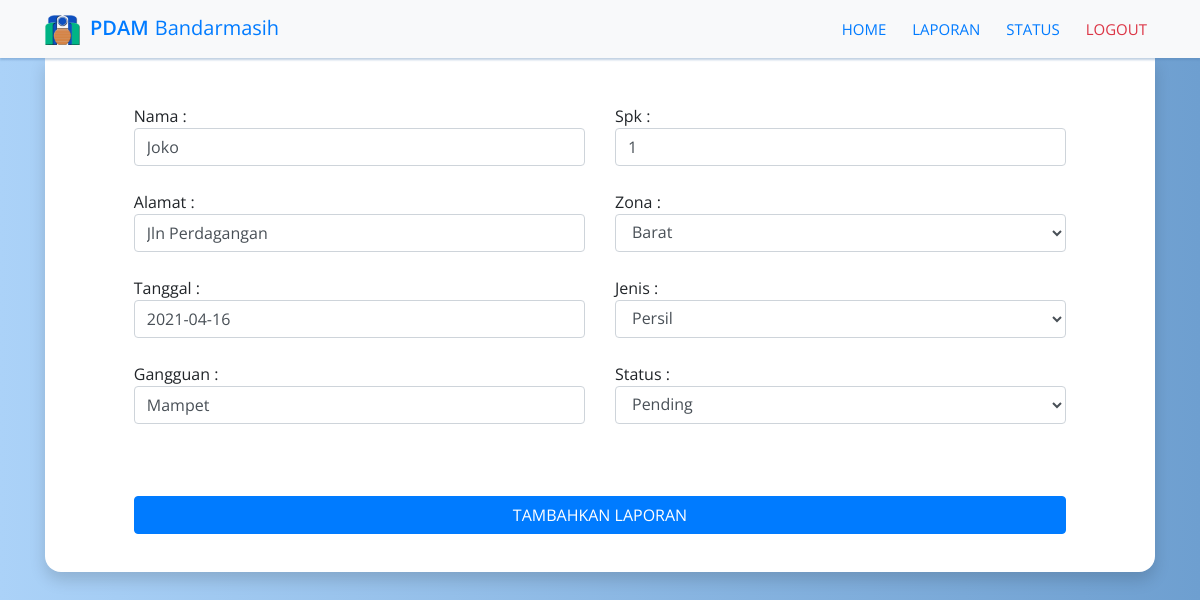
The app's page /update/1/, older data.
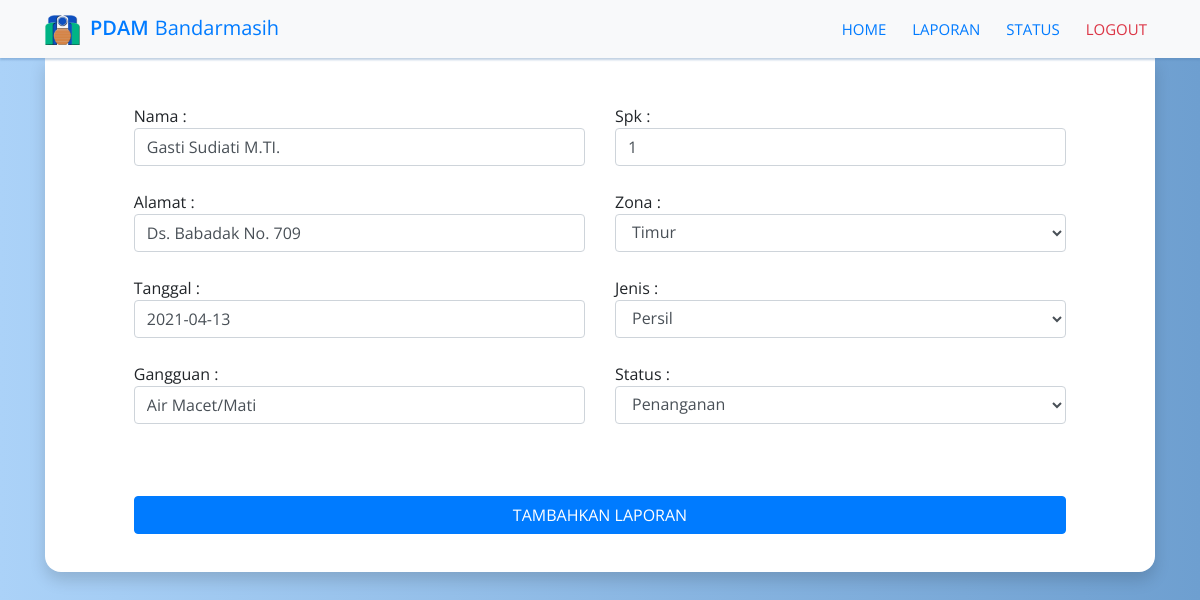
The same page, newer data.
### app/models.py (models this page shows, shortened)
class Laporan(models.Model):
    ZONA = (
        ('Barat','Barat'),
        ('Utara','Utara'),
        ('Timur','Timur'),
        ('Selatan','Selatan'),
        )
    JENIS = (
        ('Persil','Persil'),
        ('Trandist','Trandist')
    )
    STATUS = (
        ('Pending','Pending'),
        ('Penanganan','Penanganan'),
        ('Selesai','Selesai'),
    )
    spk = models.IntegerField(primary_key=True)
    zona = models.CharField(max_length=200, null=True, choices=ZONA)
    nama = models.CharField(max_length=200, null=True)
    alamat = models.CharField(max_length=200, null=True)
    tanggal = models.DateField(null=True)
    gangguan = models.CharField(max_length=200, null=True)
    jenis = models.CharField(max_length=200, null=True, choices=JENIS)
    status = models.CharField(max_length=200, null=True, choices=STATUS)

### app/views.py (the view)
# urls.py: path('update/<str:pk>/', views.update, name="update"),
def update(request, pk):
	laporan = Laporan.objects.get(spk=pk)
	form = FormLaporan(instance=laporan)
	if request.method == 'POST':
		form = FormLaporan(request.POST, instance=laporan)
		if form.is_valid():
			form.save()
			return redirect('/data/')
	context = {'form':form}
	return render(request, 'app/form.html', context)

### app/forms.py
class FormLaporan(ModelForm):
    class Meta:
        model = Laporan
        fields = ['spk', 'zona', 'nama', 'alamat', 'tanggal', 'gangguan', 'jenis', 'status']
        widgets = {
            'spk' : forms.NumberInput(attrs={'class':'form-control'}),
            'zona' : forms.Select(attrs={'class':'form-control'}),
            'nama' : forms.TextInput(attrs={'class':'form-control'}),
            'alamat' : forms.TextInput(attrs={'class':'form-control'}),
            'tanggal' : forms.DateInput(attrs={'class':'form-control'}),
            'gangguan' : forms.TextInput(attrs={'class':'form-control'}),
            'jenis' : forms.Select(attrs={'class':'form-control'}),
            'status' : forms.Select(attrs={'class':'form-control'}),
        }

### app/templates/app/form.html (shortened to what this page needs)
{% extends 'app/main.html' %} {%load static%} {% block content %} {%include 'app/navbar.html' %}
<div class="container">
  <section id="input-form" class="shadow">
    <div class="row justify-content-center">
      <form class="col-sm-12" method="POST" action="">
        <br />
        <div class="row">
          <div class="col-md-6">
            {{form.nama.label}} : {{form.nama}}<br />
            {{form.alamat.label}} : {{form.alamat}}<br />
            {{form.tanggal.label}} : {{form.tanggal}}<br />
            {{form.gangguan.label}} : {{form.gangguan}}<br />
          </div>
          <div class="col-md-6">
            {{form.spk.label}} : {{form.spk}}<br />
            {{form.zona.label}} : {{form.zona}}<br />
            {{form.jenis.label}} : {{form.jenis}}<br />
            {{form.status.label}} : {{form.status}}<br />
          </div>
        </div>
        <input type="submit" value="TAMBAHKAN LAPORAN" class="mt-5 mb-3 btn btn-primary btn-block" />
      </form>
    </div>
  </section>
</div>
{%endblock%}

Row changes from the older to the newer data that the page shows:
changed Laporan "Persil": nama "Joko" → "Gasti Sudiati M.TI."; alamat "Jln Perdagangan" → "Ds. Babadak No. 709"; tanggal "2021-04-16" → "2021-04-13"; gangguan "Mampet" → "Air Macet/Mati"; zona "Barat" → "Timur"; status "Pending" → "Penanganan"
